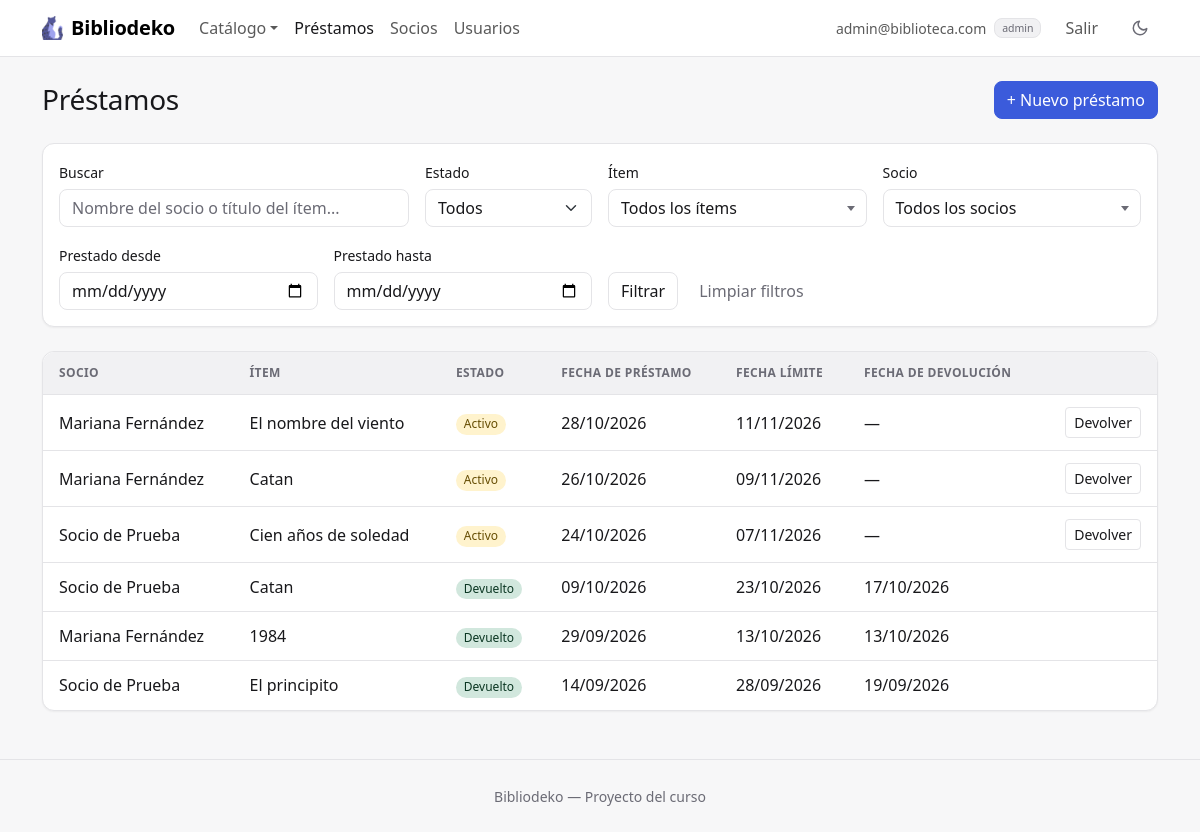
/index.php?accion=listarPrestamos (signed in), run on an earlier commit of the app's database.
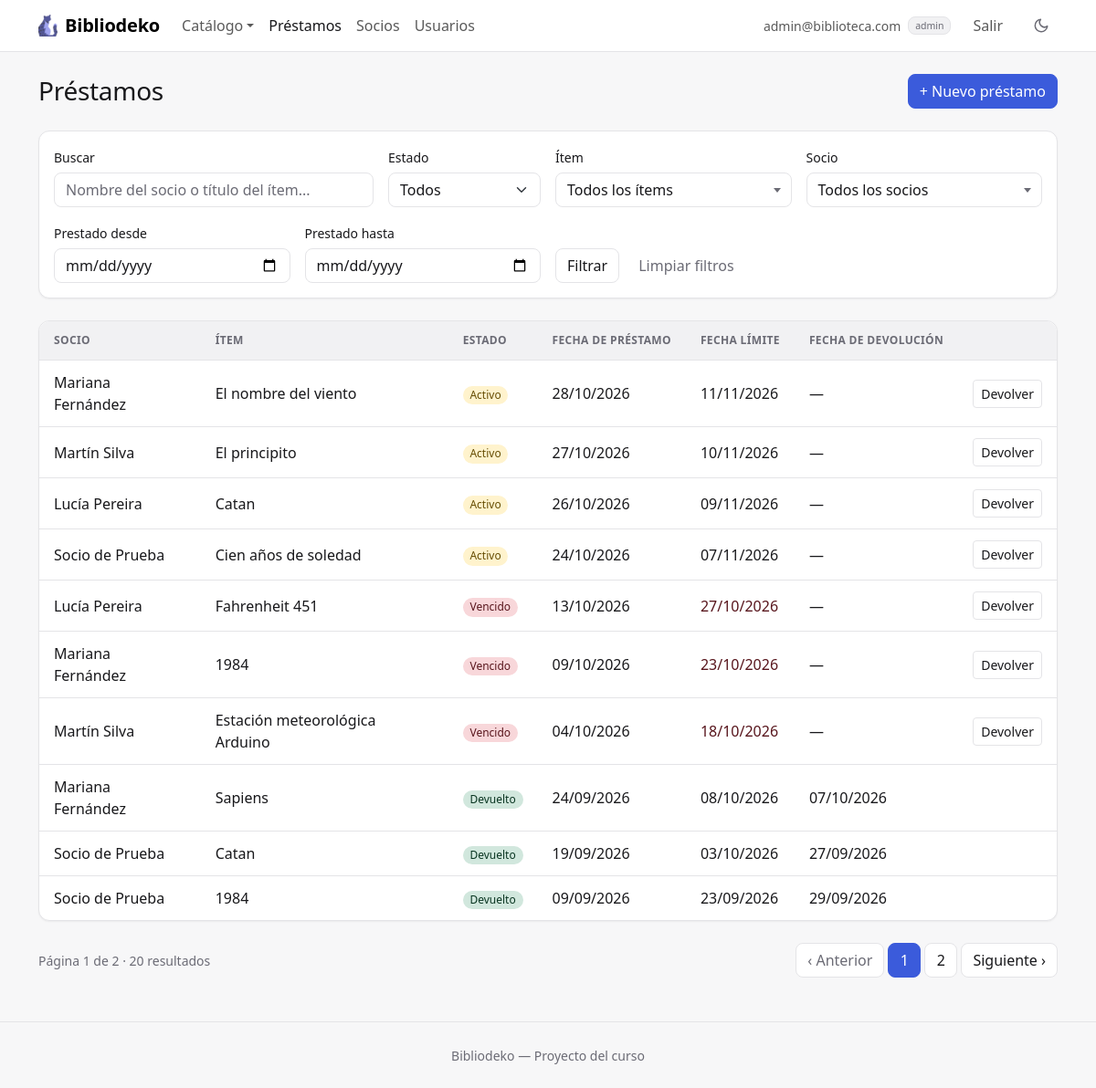
And on a later commit of the database.
### tables this page shows
CREATE TABLE IF NOT EXISTS prestamos (
    id              INT AUTO_INCREMENT PRIMARY KEY,
    socio_id        INT  NOT NULL,
    item_id         INT  NOT NULL,
    fecha_prestamo  DATE NOT NULL,
    fecha_limite    DATE NOT NULL,
    fecha_devolucion DATE NULL,
    estado          ENUM('activo', 'devuelto') NOT NULL DEFAULT 'activo',
    FOREIGN KEY (socio_id) REFERENCES socios(id) ON DELETE RESTRICT,
    FOREIGN KEY (item_id) REFERENCES items(id) ON DELETE RESTRICT
);

CREATE TABLE IF NOT EXISTS socios (
    id          INT AUTO_INCREMENT PRIMARY KEY,
    usuario_id  INT NOT NULL UNIQUE,
    nombre      VARCHAR(100) NOT NULL,
    direccion   VARCHAR(255) NOT NULL,
    telefono    VARCHAR(20)  NOT NULL,
    foto        VARCHAR(100) NOT NULL DEFAULT 'avatar.png',
    FOREIGN KEY (usuario_id) REFERENCES usuarios(id) ON DELETE CASCADE
);

CREATE TABLE IF NOT EXISTS items (
    id        INT AUTO_INCREMENT PRIMARY KEY,
    tipo      ENUM('libro', 'juego', 'proyecto') NOT NULL DEFAULT 'libro',
    titulo    VARCHAR(150) NOT NULL,
    autor     VARCHAR(100) NOT NULL,
    categoria VARCHAR(50)  NULL,
    stock     INT UNSIGNED NOT NULL DEFAULT 1,
    imagen    VARCHAR(100) NOT NULL DEFAULT 'default.png'
);

### controllers/PrestamoController.php (called while the page is built, shortened)
<?php
require_once __DIR__ . '/../models/Prestamo.php';
require_once __DIR__ . '/../models/Socio.php';
function leerFiltrosPrestamos($datos) {
    $filtros = [
        'item_id'  => trim($datos['item_id'] ?? ''),
        'socio_id' => trim($datos['socio_id'] ?? ''),
        'estado'   => trim($datos['estado'] ?? ''),
        'desde'    => trim($datos['desde'] ?? ''),
        'hasta'    => trim($datos['hasta'] ?? ''),
        'q'        => trim($datos['q'] ?? ''),
    ];
    if (!ctype_digit($filtros['item_id'])) {
        $filtros['item_id'] = '';
    }
    if (!ctype_digit($filtros['socio_id'])) {
        $filtros['socio_id'] = '';
    }
    if (!in_array($filtros['estado'], Prestamo::FILTROS_ESTADO)) {
        $filtros['estado'] = '';
    }
    if (!fechaValida($filtros['desde'])) {
        $filtros['desde'] = '';
    }
    if (!fechaValida($filtros['hasta'])) {
        $filtros['hasta'] = '';
    }
    return $filtros;
}
function listarPrestamos() {
    global $pdo;
    $filtros = leerFiltrosPrestamos($_GET);
    $paginacion = ['pagina' => $_GET['p'] ?? 1, 'por_pagina' => 10];
    if (esAdmin()) {
        $resultado = Prestamo::listar($pdo, array_merge($filtros, $paginacion));
        $titulo = 'Préstamos';
    }
    $prestamos = $resultado['filas'];
    require __DIR__ . '/../views/prestamos/listar.php';
}

### helpers.php (called while the page is built, shortened)
<?php
function esAdmin() {
    return isset($_SESSION['usuario']) && $_SESSION['usuario']['rol'] === 'admin';
}
function calcularPaginacion($total, $pagina, $porPagina) {
    $paginas = max(1, (int) ceil($total / $porPagina));
    $pagina = min(max(1, (int) $pagina), $paginas);
    return ['pagina' => $pagina, 'paginas' => $paginas, 'desde' => ($pagina - 1) * $porPagina];
}
function formatoFecha($fecha) {
    if (empty($fecha)) {
        return '—';
    }
    return date('d/m/Y', strtotime($fecha));
}

### models/Socio.php (called while the page is built, shortened)
<?php
class Socio {
    public static function listar($pdo, $filtros = []) {
        $filtros = array_merge(['q' => '', 'pagina' => 1, 'por_pagina' => 0], $filtros);
        $parametros = [];
        $desdeDonde = ' FROM socios s INNER JOIN usuarios u ON s.usuario_id = u.id';
        $stmt = $pdo->prepare('SELECT COUNT(*)' . $desdeDonde);
        $stmt->execute($parametros);
        $total = (int) $stmt->fetchColumn();
        $sql = 'SELECT s.*, u.rol, u.email, u.pass' . $desdeDonde . ' ORDER BY s.nombre';
        $pagina = 1;
        $paginas = 1;
        $stmt = $pdo->prepare($sql);
        $stmt->execute($parametros);
        $filas = $stmt->fetchAll();
        $socios = [];
        foreach ($filas as $f) {
            $usuario = new Usuario($f['usuario_id'], $f['rol'], $f['email'], $f['pass']);
            $socios[] = new Socio($f['id'], $usuario, $f['nombre'], $f['direccion'], $f['telefono'], $f['foto']);
        }
        return ['filas' => $socios, 'total' => $total, 'pagina' => $pagina, 'paginas' => $paginas];
    }
}

### models/Prestamo.php (called while the page is built, shortened)
<?php
class Prestamo {
    private $fechaPrestamo;
    private $fechaLimite;
    private $fechaDevolucion;
    private $estado;
    private $socioNombre;
    private $itemTitulo;
    public function __construct($id, $fechaPrestamo, $fechaLimite, $fechaDevolucion, $estado, $socioNombre, $itemTitulo) {
        $this->fechaPrestamo = $fechaPrestamo;
        $this->fechaLimite = $fechaLimite;
        $this->fechaDevolucion = $fechaDevolucion;
        $this->estado = $estado;
        $this->socioNombre = $socioNombre;
        $this->itemTitulo = $itemTitulo;
    }
    public function getFechaPrestamo() { return $this->fechaPrestamo; }
    public function getFechaLimite() { return $this->fechaLimite; }
    public function getFechaDevolucion() { return $this->fechaDevolucion; }
    public function estaActivo() { return $this->estado === 'activo'; }
    public function estaVencido() { return $this->estaActivo() && $this->fechaLimite < date('Y-m-d'); }
    public function getSocioNombre() { return $this->socioNombre; }
    public function getItemTitulo() { return $this->itemTitulo; }
    public static function listar($pdo, $filtros = []) {
        $filtros = array_merge(
            ['item_id' => '', 'socio_id' => '', 'estado' => '', 'desde' => '', 'hasta' => '', 'q' => '',
             'pagina' => 1, 'por_pagina' => 0],
            $filtros
        );
        $parametros = [];
        $desdeDonde = '
            FROM prestamos p
            INNER JOIN socios s ON p.socio_id = s.id
            INNER JOIN items i ON p.item_id = i.id
        ';
        $stmt = $pdo->prepare('SELECT COUNT(*)' . $desdeDonde);
        $stmt->execute($parametros);
        $total = (int) $stmt->fetchColumn();
        $sql = '
            SELECT p.id, p.fecha_prestamo, p.fecha_limite, p.fecha_devolucion, p.estado,
                   s.nombre AS socio_nombre,
                   i.titulo AS item_titulo
        ' . $desdeDonde . ' ORDER BY p.estado, p.fecha_prestamo DESC';
        $pagina = 1;
        $paginas = 1;
        if ($filtros['por_pagina'] > 0) {
            $paginacion = calcularPaginacion($total, $filtros['pagina'], $filtros['por_pagina']);
            $pagina = $paginacion['pagina'];
            $paginas = $paginacion['paginas'];
            $sql .= ' LIMIT ' . (int) $filtros['por_pagina'] . ' OFFSET ' . $paginacion['desde'];
        }
        $stmt = $pdo->prepare($sql);
        $stmt->execute($parametros);
        $filas = $stmt->fetchAll();
        $prestamos = [];
        foreach ($filas as $f) {
            $prestamos[] = new Prestamo($f['id'], $f['fecha_prestamo'], $f['fecha_limite'], $f['fecha_devolucion'], $f['estado'], $f['socio_nombre'], $f['item_titulo']);
        }
        return ['filas' => $prestamos, 'total' => $total, 'pagina' => $pagina, 'paginas' => $paginas];
    }
}

### views/prestamos/listar.php (the view, shortened to what the rows shown need)
<?php require __DIR__ . '/../header.php'; ?>
<div class="encabezado">
  <h1 class="h3"><?= htmlspecialchars($titulo) ?></h1>
</div>
<?php if (empty($prestamos)): ?>
  <div class="card estado-vacio">
    <p class="titulo">No hay préstamos para mostrar.</p>
    <p class="small mb-0">Si filtraste, probá con otros filtros.</p>
  </div>
<?php else: ?>
  <div class="card">
    <div class="table-responsive">
      <table class="table table-hover align-middle">
        <thead>
          <tr>
            <?php if (esAdmin()): ?><th>Socio</th><?php endif; ?>
            <th>Ítem</th>
            <th>Estado</th>
            <th>Fecha de préstamo</th>
            <th>Fecha límite</th>
            <th>Fecha de devolución</th>
            <?php if (esAdmin()): ?><th><span class="visually-hidden">Acciones</span></th><?php endif; ?>
          </tr>
        </thead>
        <tbody>
          <?php foreach ($prestamos as $p): ?>
            <tr class="<?= $p->estaActivo() ? '' : 'text-body-secondary' ?>">
              <?php if (esAdmin()): ?><td class="fw-medium"><?= htmlspecialchars($p->getSocioNombre()) ?></td><?php endif; ?>
              <td><?= htmlspecialchars($p->getItemTitulo()) ?></td>
              <td>
                <?php if ($p->estaVencido()): ?>
                  <span class="badge rounded-pill bg-danger-subtle text-danger-emphasis">Vencido</span>
                <?php elseif ($p->estaActivo()): ?>
                  <span class="badge rounded-pill bg-warning-subtle text-warning-emphasis">Activo</span>
                <?php else: ?>
                  <span class="badge rounded-pill bg-success-subtle text-success-emphasis">Devuelto</span>
                <?php endif; ?>
              </td>
              <td class="text-nowrap"><?= htmlspecialchars(formatoFecha($p->getFechaPrestamo())) ?></td>
              <td class="text-nowrap <?= $p->estaVencido() ? 'text-danger-emphasis fw-medium' : '' ?>"><?= htmlspecialchars(formatoFecha($p->getFechaLimite())) ?></td>
              <td class="text-nowrap"><?= htmlspecialchars(formatoFecha($p->getFechaDevolucion())) ?></td>
              <?php if (esAdmin()): ?>
                <td class="text-end">
                  <?php if ($p->estaActivo()): ?>
                    <form method="POST" action="index.php?accion=devolverPrestamo" class="d-inline"
                      data-confirmar="¿Registrar la devolución de «<?= htmlspecialchars($p->getItemTitulo()) ?>»? Queda con fecha de hoy."
                      data-boton="Registrar devolución" data-color="primary">
                      <button type="submit" class="btn btn-sm btn-outline-secondary">Devolver</button>
                    </form>
                  <?php endif; ?>
                </td>
              <?php endif; ?>
            </tr>
          <?php endforeach; ?>
        </tbody>
      </table>
    </div>
  </div>
<?php endif; ?>
<?php require __DIR__ . '/../footer.php'; ?>

What changed in the data, as far as the page shows it:
removed prestamos: socio.nombre "Socio de Prueba", item.titulo "Catan", estado "Devuelto", fecha_prestamo "09/10/2026", fecha_limite "23/10/2026", fecha_devolucion "17/10/2026"
removed prestamos: socio.nombre "Socio de Prueba", item.titulo "El principito", estado "Devuelto", fecha_prestamo "14/09/2026", fecha_limite "28/09/2026", fecha_devolucion "19/09/2026"
added prestamos: socio.nombre "Martín Silva", item.titulo "El principito", estado "Activo", fecha_prestamo "27/10/2026", fecha_limite "10/11/2026", fecha_devolucion "—"
changed prestamos (number 3 of 10 on the later page): socio.nombre "Mariana Fernández" → "Lucía Pereira"
added prestamos: socio.nombre "Lucía Pereira", item.titulo "Fahrenheit 451", estado "Vencido", fecha_prestamo "13/10/2026", fecha_limite "27/10/2026", fecha_devolucion "—"
changed prestamos (number 6 of 10 on the later page): fecha_prestamo "29/09/2026" → "09/10/2026"; fecha_limite "13/10/2026" → "23/10/2026"; fecha_devolucion "13/10/2026" → "—"; estado "Devuelto" → "Vencido Devolver"
added prestamos: socio.nombre "Martín Silva", item.titulo "Estación meteorológica Arduino", estado "Vencido", fecha_prestamo "04/10/2026", fecha_limite "18/10/2026", fecha_devolucion "—"
added prestamos: socio.nombre "Mariana Fernández", item.titulo "Sapiens", estado "Devuelto", fecha_prestamo "24/09/2026", fecha_limite "08/10/2026", fecha_devolucion "07/10/2026"
added prestamos: socio.nombre "Socio de Prueba", item.titulo "Catan", estado "Devuelto", fecha_prestamo "19/09/2026", fecha_limite "03/10/2026", fecha_devolucion "27/09/2026"
added prestamos: socio.nombre "Socio de Prueba", item.titulo "1984", estado "Devuelto", fecha_prestamo "09/09/2026", fecha_limite "23/09/2026", fecha_devolucion "29/09/2026"
Also different on the page:
$pagina: (not shown) → "1"
$paginas: (not shown) → "2"
$resultado['total']: (not shown) → "20"
text now shown: "Página de · resultados ‹ Anterior Siguiente ›"
new list line: "1"
new list line: "2"
